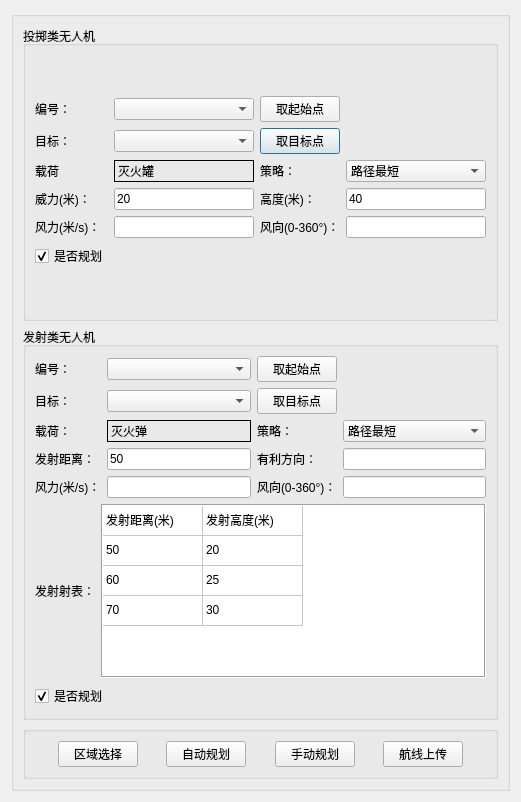
<?xml version="1.0" encoding="UTF-8"?>
<ui version="4.0">
 <class>UAV_DisPose_Route_Dialog</class>
 <widget class="QDialog" name="UAV_DisPose_Route_Dialog">
  <property name="geometry">
   <rect>
    <x>0</x>
    <y>0</y>
    <width>521</width>
    <height>802</height>
   </rect>
  </property>
  <property name="windowTitle">
   <string>Dialog</string>
  </property>
  <layout class="QVBoxLayout" name="verticalLayout_5">
   <item>
    <widget class="QGroupBox" name="groupBox">
     <property name="title">
      <string/>
     </property>
     <layout class="QVBoxLayout" name="verticalLayout_9" stretch="6,8,0">
      <item>
       <widget class="QGroupBox" name="groupBox_7">
        <property name="title">
         <string>投掷类无人机</string>
        </property>
        <layout class="QVBoxLayout" name="verticalLayout_2">
         <item>
          <layout class="QGridLayout" name="gridLayout">
           <item row="1" column="1">
            <widget class="QLabel" name="label_11">
             <property name="text">
              <string>目标：</string>
             </property>
            </widget>
           </item>
           <item row="3" column="1">
            <widget class="QLabel" name="label">
             <property name="text">
              <string>威力(米)：</string>
             </property>
            </widget>
           </item>
           <item row="1" column="2">
            <widget class="QComboBox" name="comboBox_target_2"/>
           </item>
           <item row="3" column="4">
            <widget class="QLineEdit" name="lineEdit">
             <property name="text">
              <string>40</string>
             </property>
            </widget>
           </item>
           <item row="1" column="3">
            <widget class="QPushButton" name="pushButton_target_1">
             <property name="text">
              <string>取目标点</string>
             </property>
            </widget>
           </item>
           <item row="2" column="1">
            <widget class="QLabel" name="label_9">
             <property name="text">
              <string>载荷</string>
             </property>
            </widget>
           </item>
           <item row="2" column="2">
            <widget class="QLabel" name="label_10">
             <property name="frameShape">
              <enum>QFrame::Box</enum>
             </property>
             <property name="text">
              <string>灭火罐</string>
             </property>
            </widget>
           </item>
           <item row="0" column="1">
            <widget class="QLabel" name="label_6">
             <property name="text">
              <string>编号：</string>
             </property>
            </widget>
           </item>
           <item row="2" column="3">
            <widget class="QLabel" name="label_19">
             <property name="text">
              <string>策略：</string>
             </property>
            </widget>
           </item>
           <item row="2" column="4">
            <widget class="QComboBox" name="comboBox_target_4">
             <item>
              <property name="text">
               <string>路径最短</string>
              </property>
             </item>
             <item>
              <property name="text">
               <string>安全优先</string>
              </property>
             </item>
            </widget>
           </item>
           <item row="0" column="3">
            <widget class="QPushButton" name="pushButton_UAV">
             <property name="text">
              <string>取起始点</string>
             </property>
            </widget>
           </item>
           <item row="3" column="2">
            <widget class="QLineEdit" name="lineEdit_3">
             <property name="text">
              <string>20</string>
             </property>
            </widget>
           </item>
           <item row="3" column="3">
            <widget class="QLabel" name="label_8">
             <property name="text">
              <string>高度(米)：</string>
             </property>
            </widget>
           </item>
           <item row="4" column="1">
            <widget class="QLabel" name="label_2">
             <property name="text">
              <string>风力(米/s)：</string>
             </property>
            </widget>
           </item>
           <item row="4" column="2">
            <widget class="QLineEdit" name="lineEdit_4"/>
           </item>
           <item row="4" column="4">
            <widget class="QLineEdit" name="lineEdit_5"/>
           </item>
           <item row="5" column="1">
            <widget class="QCheckBox" name="checkBox">
             <property name="text">
              <string>是否规划</string>
             </property>
             <property name="checked">
              <bool>true</bool>
             </property>
            </widget>
           </item>
           <item row="4" column="3">
            <widget class="QLabel" name="label_3">
             <property name="text">
              <string>风向(0-360°)：</string>
             </property>
            </widget>
           </item>
           <item row="0" column="2">
            <widget class="QComboBox" name="comboBox_UAV_thorw"/>
           </item>
          </layout>
         </item>
        </layout>
       </widget>
      </item>
      <item>
       <widget class="QGroupBox" name="groupBox_8">
        <property name="title">
         <string>发射类无人机</string>
        </property>
        <layout class="QVBoxLayout" name="verticalLayout">
         <item>
          <layout class="QGridLayout" name="gridLayout_2">
           <item row="1" column="0">
            <widget class="QLabel" name="label_16">
             <property name="text">
              <string>目标：</string>
             </property>
            </widget>
           </item>
           <item row="0" column="0">
            <widget class="QLabel" name="label_12">
             <property name="text">
              <string>编号：</string>
             </property>
            </widget>
           </item>
           <item row="0" column="2">
            <widget class="QPushButton" name="pushButton_UAV_2">
             <property name="text">
              <string>取起始点</string>
             </property>
            </widget>
           </item>
           <item row="2" column="0">
            <widget class="QLabel" name="label_14">
             <property name="text">
              <string>载荷：</string>
             </property>
            </widget>
           </item>
           <item row="2" column="1">
            <widget class="QLabel" name="label_15">
             <property name="frameShape">
              <enum>QFrame::Box</enum>
             </property>
             <property name="text">
              <string>灭火弹</string>
             </property>
            </widget>
           </item>
           <item row="2" column="2">
            <widget class="QLabel" name="label_20">
             <property name="text">
              <string>策略：</string>
             </property>
            </widget>
           </item>
           <item row="1" column="1">
            <widget class="QComboBox" name="comboBox_target_3"/>
           </item>
           <item row="1" column="2">
            <widget class="QPushButton" name="pushButton_target_2">
             <property name="text">
              <string>取目标点</string>
             </property>
            </widget>
           </item>
           <item row="3" column="1">
            <widget class="QLineEdit" name="lineEdit_2">
             <property name="text">
              <string>50</string>
             </property>
            </widget>
           </item>
           <item row="3" column="3">
            <widget class="QLineEdit" name="lineEdit_w"/>
           </item>
           <item row="2" column="3">
            <widget class="QComboBox" name="comboBox_target_5">
             <item>
              <property name="text">
               <string>路径最短</string>
              </property>
             </item>
             <item>
              <property name="text">
               <string>安全优先</string>
              </property>
             </item>
            </widget>
           </item>
           <item row="3" column="2">
            <widget class="QLabel" name="label_18">
             <property name="text">
              <string>有利方向：</string>
             </property>
            </widget>
           </item>
           <item row="3" column="0">
            <widget class="QLabel" name="label_17">
             <property name="text">
              <string>发射距离：</string>
             </property>
            </widget>
           </item>
           <item row="4" column="1">
            <widget class="QLineEdit" name="lineEdit_6">
             <property name="text">
              <string/>
             </property>
            </widget>
           </item>
           <item row="4" column="3">
            <widget class="QLineEdit" name="lineEdit_w_2">
             <property name="text">
              <string/>
             </property>
            </widget>
           </item>
           <item row="4" column="0">
            <widget class="QLabel" name="label_22">
             <property name="text">
              <string>风力(米/s)：</string>
             </property>
            </widget>
           </item>
           <item row="4" column="2">
            <widget class="QLabel" name="label_21">
             <property name="text">
              <string>风向(0-360°)：</string>
             </property>
            </widget>
           </item>
           <item row="0" column="1">
            <widget class="QComboBox" name="comboBox_UAV_fire"/>
           </item>
          </layout>
         </item>
         <item>
          <layout class="QHBoxLayout" name="horizontalLayout_2">
           <item>
            <widget class="QLabel" name="label_4">
             <property name="text">
              <string>发射射表：</string>
             </property>
            </widget>
           </item>
           <item>
            <widget class="QTableWidget" name="tableWidget">
             <property name="sizePolicy">
              <sizepolicy hsizetype="Expanding" vsizetype="Preferred">
               <horstretch>0</horstretch>
               <verstretch>0</verstretch>
              </sizepolicy>
             </property>
             <property name="frameShape">
              <enum>QFrame::Box</enum>
             </property>
             <property name="autoScroll">
              <bool>true</bool>
             </property>
             <property name="showGrid">
              <bool>true</bool>
             </property>
             <attribute name="horizontalHeaderVisible">
              <bool>false</bool>
             </attribute>
             <attribute name="verticalHeaderVisible">
              <bool>false</bool>
             </attribute>
             <row>
              <property name="text">
               <string>新建行</string>
              </property>
             </row>
             <row>
              <property name="text">
               <string>新建行</string>
              </property>
             </row>
             <row>
              <property name="text">
               <string>新建行</string>
              </property>
             </row>
             <row>
              <property name="text">
               <string>新建行</string>
              </property>
             </row>
             <column>
              <property name="text">
               <string>新建列</string>
              </property>
             </column>
             <column>
              <property name="text">
               <string>新建列</string>
              </property>
             </column>
             <item row="0" column="0">
              <property name="text">
               <string>发射距离(米)</string>
              </property>
             </item>
             <item row="0" column="1">
              <property name="text">
               <string>发射高度(米)</string>
              </property>
             </item>
             <item row="1" column="0">
              <property name="text">
               <string>50</string>
              </property>
             </item>
             <item row="1" column="1">
              <property name="text">
               <string>20</string>
              </property>
             </item>
             <item row="2" column="0">
              <property name="text">
               <string>60</string>
              </property>
             </item>
             <item row="2" column="1">
              <property name="text">
               <string>25</string>
              </property>
             </item>
             <item row="3" column="0">
              <property name="text">
               <string>70</string>
              </property>
             </item>
             <item row="3" column="1">
              <property name="text">
               <string>30</string>
              </property>
             </item>
            </widget>
           </item>
          </layout>
         </item>
         <item>
          <widget class="QCheckBox" name="checkBox_2">
           <property name="text">
            <string>是否规划</string>
           </property>
           <property name="checked">
            <bool>true</bool>
           </property>
          </widget>
         </item>
        </layout>
       </widget>
      </item>
      <item>
       <widget class="QGroupBox" name="groupBox_2">
        <property name="title">
         <string/>
        </property>
        <layout class="QHBoxLayout" name="horizontalLayout">
         <item>
          <spacer name="horizontalSpacer_2">
           <property name="orientation">
            <enum>Qt::Horizontal</enum>
           </property>
           <property name="sizeHint" stdset="0">
            <size>
             <width>40</width>
             <height>20</height>
            </size>
           </property>
          </spacer>
         </item>
         <item>
          <widget class="QPushButton" name="pushButton_areachoose">
           <property name="text">
            <string>区域选择</string>
           </property>
          </widget>
         </item>
         <item>
          <spacer name="horizontalSpacer_5">
           <property name="orientation">
            <enum>Qt::Horizontal</enum>
           </property>
           <property name="sizeHint" stdset="0">
            <size>
             <width>40</width>
             <height>20</height>
            </size>
           </property>
          </spacer>
         </item>
         <item>
          <widget class="QPushButton" name="pushButton_route">
           <property name="text">
            <string>自动规划</string>
           </property>
          </widget>
         </item>
         <item>
          <spacer name="horizontalSpacer_4">
           <property name="orientation">
            <enum>Qt::Horizontal</enum>
           </property>
           <property name="sizeHint" stdset="0">
            <size>
             <width>40</width>
             <height>20</height>
            </size>
           </property>
          </spacer>
         </item>
         <item>
          <widget class="QPushButton" name="pushButton">
           <property name="text">
            <string>手动规划</string>
           </property>
          </widget>
         </item>
         <item>
          <spacer name="horizontalSpacer">
           <property name="orientation">
            <enum>Qt::Horizontal</enum>
           </property>
           <property name="sizeHint" stdset="0">
            <size>
             <width>40</width>
             <height>20</height>
            </size>
           </property>
          </spacer>
         </item>
         <item>
          <widget class="QPushButton" name="pushButton_up">
           <property name="text">
            <string>航线上传</string>
           </property>
          </widget>
         </item>
         <item>
          <spacer name="horizontalSpacer_3">
           <property name="orientation">
            <enum>Qt::Horizontal</enum>
           </property>
           <property name="sizeHint" stdset="0">
            <size>
             <width>40</width>
             <height>20</height>
            </size>
           </property>
          </spacer>
         </item>
        </layout>
       </widget>
      </item>
     </layout>
    </widget>
   </item>
  </layout>
 </widget>
 <resources/>
 <connections/>
</ui>
